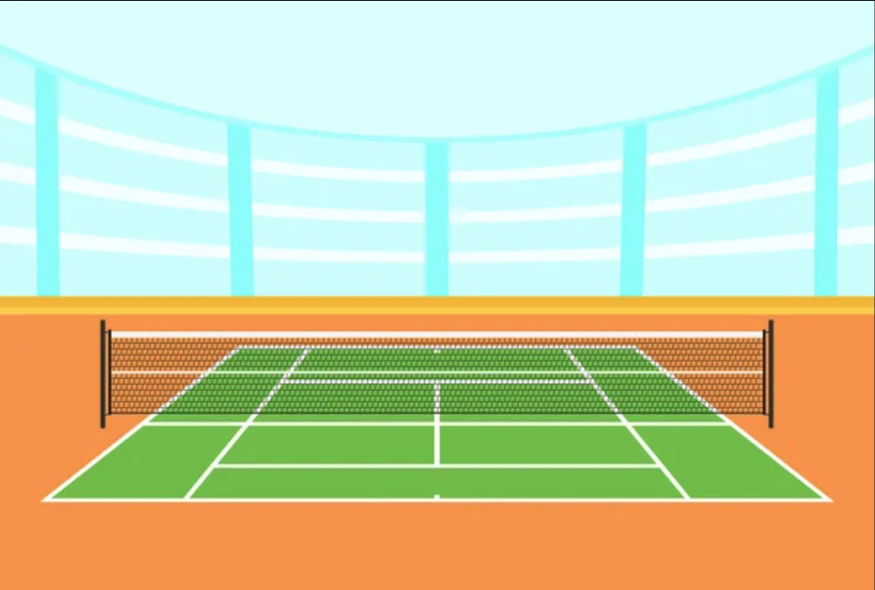
#> input picture field.png, 1750 x 1180 px (shown at 1/2 size); its folder holds only this picture in this run
$ python -i merged.py   (imports and definitions only)
#> lines starting #> are read from the running program, lines starting #| are printed output that depends on the picture; after the words box and inside, x2 and y2 are one past the last pixel; in counts of white or black regions, pixels touching at a corner belong together
#> further down, picture is the input picture: shape (1180, 1750, 3); mean B, G, R 167.6, 207.5, 202.4
import pygame
import cv2
import numpy as np
import random
import time

# [1 line not run here, left out]

# Spielkonstanten
WIDTH, HEIGHT = 1600, 725
WHITE = (255, 255, 255)
GREEN = (0, 255, 0)
FONT = pygame.font.Font(None, 36)

# Punktwerte und Spielstand
POINT_VALUES = [0, 15, 30, 40]
player_points = 0
opponent_points = 0
player_games = 0
opponent_games = 0
player_sets = 0
opponent_sets = 0

# Init Kamera und Spielbildschirm
# [1 line that did not run here, left out]
# [2 lines not run here, left out]
# [1 line that did not run here, left out]
# [6 lines not run here, left out]

def reset_game_points():
    global player_points, opponent_points
    player_points = 0
    opponent_points = 0

def win_game(winner):
    global player_games, opponent_games, player_sets, opponent_sets
    if winner == "player":
        player_games += 1
        if player_games >= 6 and player_games - opponent_games >= 2:
            player_sets += 1
            player_games, opponent_games = 0, 0
    elif winner == "opponent":
        opponent_games += 1
        if opponent_games >= 6 and opponent_games - player_games >= 2:
            opponent_sets += 1
            player_games, opponent_games = 0, 0

    reset_game_points()

def rectangles_overlap(rect1, rect2):
    x1, y1, w1, h1 = rect1
    x2, y2, w2, h2 = rect2
    return not (x1 > x2 + w2 or x2 > x1 + w1 or y1 > y2 + h2 or y2 > y1 + h1)

def detect_green_object(frame):
    hsv_frame = cv2.cvtColor(frame, cv2.COLOR_BGR2HSV)
#> hsv_frame: shape (1180, 1750, 3); mean H, S, V 58.1, 101.9, 236
    lower_green = np.array([40, 40, 40])
    upper_green = np.array([80, 255, 255])
    mask = cv2.inRange(hsv_frame, lower_green, upper_green)
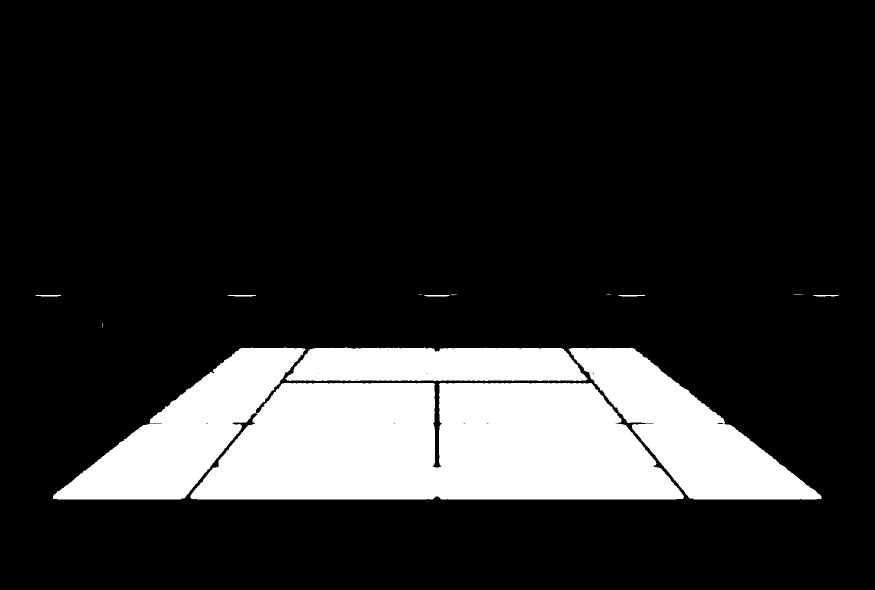
#> mask: shape (1180, 1750) (shown at 1/2 size); 16.7% white; 14 white regions (6 under 20 px)
    contours, _ = cv2.findContours(mask, cv2.RETR_TREE, cv2.CHAIN_APPROX_SIMPLE)
#> contours = 22 contours, 13 with area under 20; largest, box (x1, y1, x2, y2) and area: (106, 695, 1368, 999) 245218, (1137, 695, 1643, 999) 60156, (571, 695, 1175, 762) 35487, (849, 590, 899, 593) 91, (455, 590, 512, 593) 90

    objects = []
    for contour in contours:
        area = cv2.contourArea(contour)
        if area > 500:
            x, y, w, h = cv2.boundingRect(contour)
            current_rect = (x, y, w, h)

            overlap = False
            for obj_rect in objects:
                if rectangles_overlap(current_rect, obj_rect):
                    overlap = True
                    break

            if not overlap:
                objects.append(current_rect)
                cx, cy = x + w // 2, y + h // 2
                return cx, cy, w
#> this loop made 1 pass
#> (area, x, y, w, h, cx, cy) on pass 1: (60156.5, 1137, 695, 506, 304, 1390, 847)
#> after the loop, objects = [(1137, 695, 506, 304)]

    return None, None, None

def random_ball_position():
    ball_x = random.randint(50, WIDTH - 50)
    ball_y = random.randint(50, HEIGHT - 50)
    return ball_x, ball_y

# Initiale Ball- und Timer-Variablen
ball_radius = 30
ball_x, ball_y = random_ball_position()
ball_spawn_time = time.time()

running = True
offset_x = 0

# [60 lines not run here, left out]

>>> import cv2
>>> picture = cv2.imread('field.png')
>>> result = detect_green_object(picture)
#> result = (1390, 847, 506)
